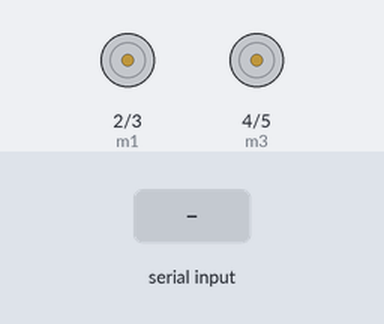
This sketch was run on a simulated Arduino Uno, built with avr-gcc and run on an emulated ATmega328P. Parts: motor-driver pin pairs drawn as motors (green arrow = first pin HIGH = forward, orange = second pin HIGH = backward, longer = more drive). The test bench sets the inputs (shaded band). What the sketch prints to the serial monitor is not drawn.

Above: at 1.2 s.
1.3 s: "F" received over Serial
At 2.5 s:
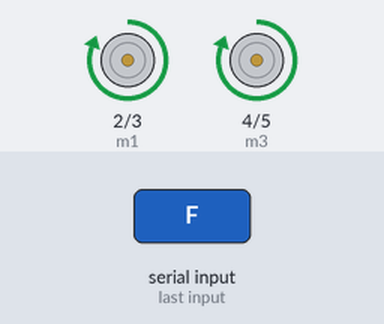
2.8 s: "B" received over Serial
At 3.8 s:
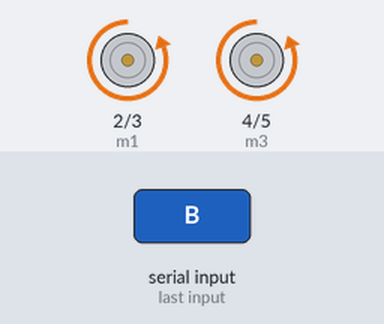
4.3 s: "R" received over Serial
At 4.8 s:
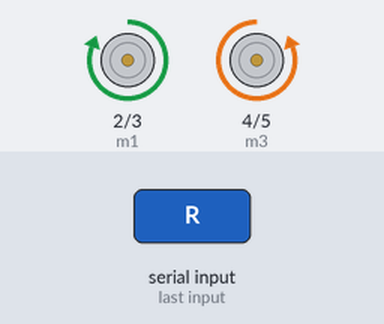
5.8 s: "L" received over Serial
At 7.0 s:
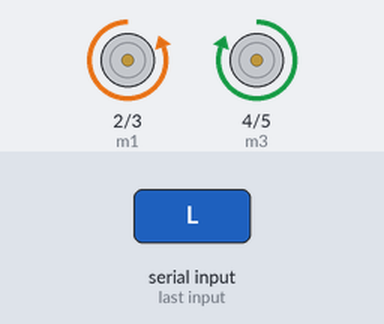
7.3 s: "S" received over Serial
At 8.5 s:
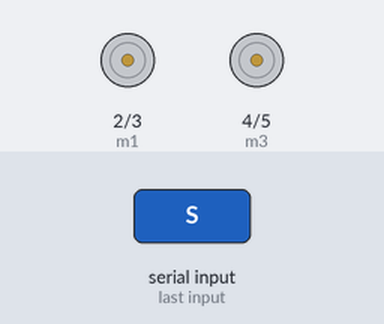
Timing chart, 0 to 10.3 s (numbered marks = the images above; inputs shaded):
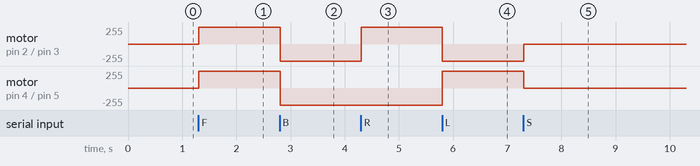

Measured:
- after the input at 1.3 s, motor on pin 2 (m1) / pin 3 (m2), motor on pin 4 (m3) / pin 5 (m4): stopped → forward 255/255 at once
- after the input at 2.8 s, motor on pin 2 (m1) / pin 3 (m2), motor on pin 4 (m3) / pin 5 (m4): forward 255/255 → backward 255/255 at once
- after the input at 4.3 s, motor on pin 2 (m1) / pin 3 (m2): backward 255/255 → forward 255/255 at once
- after the input at 5.8 s, motor on pin 2 (m1) / pin 3 (m2): forward 255/255 → backward 255/255 at once; motor on pin 4 (m3) / pin 5 (m4): backward 255/255 → forward 255/255 at once
- after the input at 7.3 s, motor on pin 2 (m1) / pin 3 (m2): backward 255/255 → stopped at once; motor on pin 4 (m3) / pin 5 (m4): forward 255/255 → stopped at once

The sketch:

bluetooth.ino
```cpp
int m1=2;
int m2=3;
int m3=4;
int m4=5;
void setup()
{
  Serial.begin(9600);
  pinMode(m1,OUTPUT);
  pinMode(m2,OUTPUT);
  pinMode(m3,OUTPUT);
  pinMode(m4,OUTPUT);
}
void loop()
{
  if(Serial.available())
  {
    int x=Serial.read();
    if(x=='F')
    {
      digitalWrite(m1,HIGH);
      digitalWrite(m2,LOW);
      digitalWrite(m3,HIGH);
      digitalWrite(m4,LOW);
    }
    else if(x=='B')
     {
      digitalWrite(m1,LOW);
      digitalWrite(m2,HIGH);
      digitalWrite(m3,LOW);
      digitalWrite(m4,HIGH);
    }
    else if(x=='R')
     {
      digitalWrite(m1,HIGH);
      digitalWrite(m2,LOW);
      digitalWrite(m3,LOW);
      digitalWrite(m4,HIGH);
    }
    else if(x=='L')
     {
      digitalWrite(m1,LOW);
      digitalWrite(m2,HIGH);
      digitalWrite(m3,HIGH);
      digitalWrite(m4,LOW);
    }
    else if(x=='S')
     {
      digitalWrite(m1,LOW);
      digitalWrite(m2,LOW);
      digitalWrite(m3,LOW);
      digitalWrite(m4,LOW);
    }
    }
    else
    {
      Serial.write("Send Data");
  }
}
```
